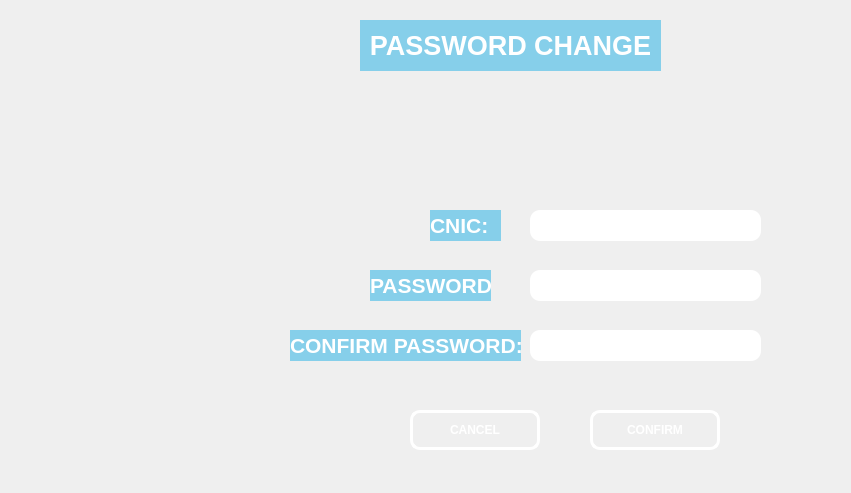
<?xml version="1.0" encoding="UTF-8"?>
<ui version="4.0">
 <class>editU</class>
 <widget class="QDialog" name="editU">
  <property name="geometry">
   <rect>
    <x>0</x>
    <y>0</y>
    <width>851</width>
    <height>493</height>
   </rect>
  </property>
  <property name="windowTitle">
   <string>Dialog</string>
  </property>
  <property name="styleSheet">
   <string notr="true">color: rgb(255, 255, 255);
background-image: url(:/background/bG no arrows.png);</string>
  </property>
  <widget class="QLabel" name="label_4">
   <property name="geometry">
    <rect>
     <x>360</x>
     <y>20</y>
     <width>301</width>
     <height>51</height>
    </rect>
   </property>
   <property name="styleSheet">
    <string notr="true">#label_4
{
background:rgb(134,207,234);
}</string>
   </property>
   <property name="text">
    <string>&lt;html&gt;&lt;head/&gt;&lt;body&gt;&lt;p align=&quot;center&quot;&gt;&lt;span style=&quot; font-size:20pt; font-weight:700;&quot;&gt;PASSWORD CHANGE&lt;/span&gt;&lt;/p&gt;&lt;/body&gt;&lt;/html&gt;</string>
   </property>
  </widget>
  <widget class="QLabel" name="label_11">
   <property name="geometry">
    <rect>
     <x>0</x>
     <y>0</y>
     <width>341</width>
     <height>151</height>
    </rect>
   </property>
   <property name="styleSheet">
    <string notr="true">image: url(:/background/hmu logo.png);</string>
   </property>
   <property name="text">
    <string/>
   </property>
  </widget>
  <widget class="QPushButton" name="pushButton">
   <property name="geometry">
    <rect>
     <x>590</x>
     <y>410</y>
     <width>130</width>
     <height>40</height>
    </rect>
   </property>
   <property name="styleSheet">
    <string notr="true">#pushButton
{
border-radius:10px;
font:bold;
border:3px solid rgb(255, 255, 255);
}</string>
   </property>
   <property name="text">
    <string>CONFIRM</string>
   </property>
  </widget>
  <widget class="QPushButton" name="pushButton_2">
   <property name="geometry">
    <rect>
     <x>410</x>
     <y>410</y>
     <width>130</width>
     <height>40</height>
    </rect>
   </property>
   <property name="styleSheet">
    <string notr="true">#pushButton_2
{
border-radius:10px;
font:bold;
border:3px solid rgb(255, 255, 255);
}</string>
   </property>
   <property name="text">
    <string>CANCEL</string>
   </property>
  </widget>
  <widget class="QLineEdit" name="lineEdit_2">
   <property name="geometry">
    <rect>
     <x>530</x>
     <y>270</y>
     <width>231</width>
     <height>31</height>
    </rect>
   </property>
   <property name="styleSheet">
    <string notr="true">#lineEdit_2
{
border-radius:10px;
background:rgb(255, 255, 255);
color:rgb(0, 0, 0);
}</string>
   </property>
   <property name="echoMode">
    <enum>QLineEdit::Password</enum>
   </property>
  </widget>
  <widget class="QLineEdit" name="lineEdit_3">
   <property name="geometry">
    <rect>
     <x>530</x>
     <y>330</y>
     <width>231</width>
     <height>31</height>
    </rect>
   </property>
   <property name="styleSheet">
    <string notr="true">#lineEdit_3
{
border-radius:10px;
background:rgb(255, 255, 255);
color:rgb(0, 0, 0);
}</string>
   </property>
   <property name="echoMode">
    <enum>QLineEdit::Password</enum>
   </property>
  </widget>
  <widget class="QLineEdit" name="lineEdit">
   <property name="geometry">
    <rect>
     <x>530</x>
     <y>210</y>
     <width>231</width>
     <height>31</height>
    </rect>
   </property>
   <property name="styleSheet">
    <string notr="true">#lineEdit
{
border-radius:10px;
background:rgb(255, 255, 255);
color:rgb(0, 0, 0);
}</string>
   </property>
  </widget>
  <widget class="QLabel" name="label_2">
   <property name="geometry">
    <rect>
     <x>370</x>
     <y>270</y>
     <width>121</width>
     <height>31</height>
    </rect>
   </property>
   <property name="styleSheet">
    <string notr="true">#label_2
{
background:rgb(134,207,234);
}</string>
   </property>
   <property name="text">
    <string>&lt;html&gt;&lt;head/&gt;&lt;body&gt;&lt;p&gt;&lt;span style=&quot; font-size:16pt; font-weight:700;&quot;&gt;PASSWORD: &lt;/span&gt;&lt;/p&gt;&lt;/body&gt;&lt;/html&gt;</string>
   </property>
  </widget>
  <widget class="QLabel" name="label">
   <property name="geometry">
    <rect>
     <x>430</x>
     <y>210</y>
     <width>71</width>
     <height>31</height>
    </rect>
   </property>
   <property name="styleSheet">
    <string notr="true">#label
{
background:rgb(134,207,234);
}</string>
   </property>
   <property name="text">
    <string>&lt;html&gt;&lt;head/&gt;&lt;body&gt;&lt;p&gt;&lt;span style=&quot; font-size:16pt; font-weight:700;&quot;&gt;CNIC: &lt;/span&gt;&lt;/p&gt;&lt;/body&gt;&lt;/html&gt;</string>
   </property>
  </widget>
  <widget class="QLabel" name="label_3">
   <property name="geometry">
    <rect>
     <x>290</x>
     <y>330</y>
     <width>231</width>
     <height>31</height>
    </rect>
   </property>
   <property name="styleSheet">
    <string notr="true">#label_3
{
background:rgb(134,207,234);
}</string>
   </property>
   <property name="text">
    <string>&lt;html&gt;&lt;head/&gt;&lt;body&gt;&lt;p&gt;&lt;span style=&quot; font-size:16pt; font-weight:700;&quot;&gt;CONFIRM PASSWORD: &lt;/span&gt;&lt;/p&gt;&lt;/body&gt;&lt;/html&gt;</string>
   </property>
  </widget>
 </widget>
 <resources/>
 <connections/>
</ui>
